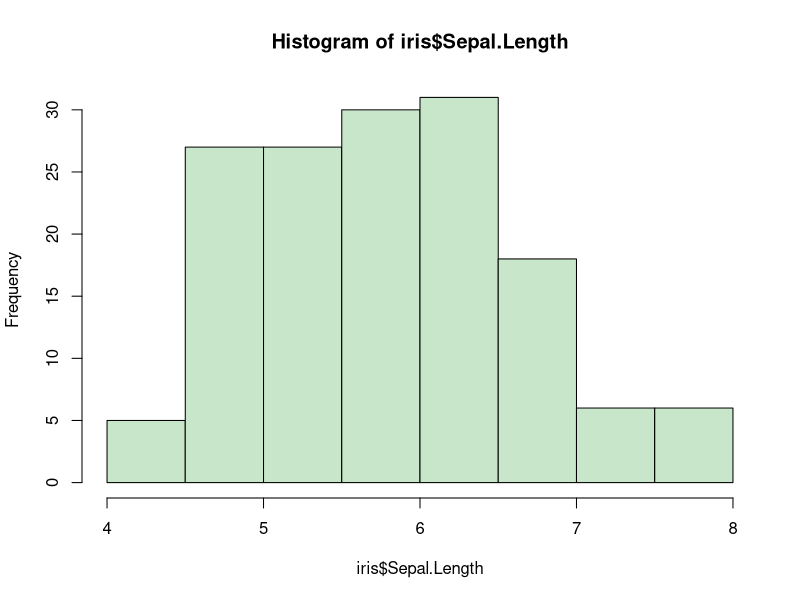
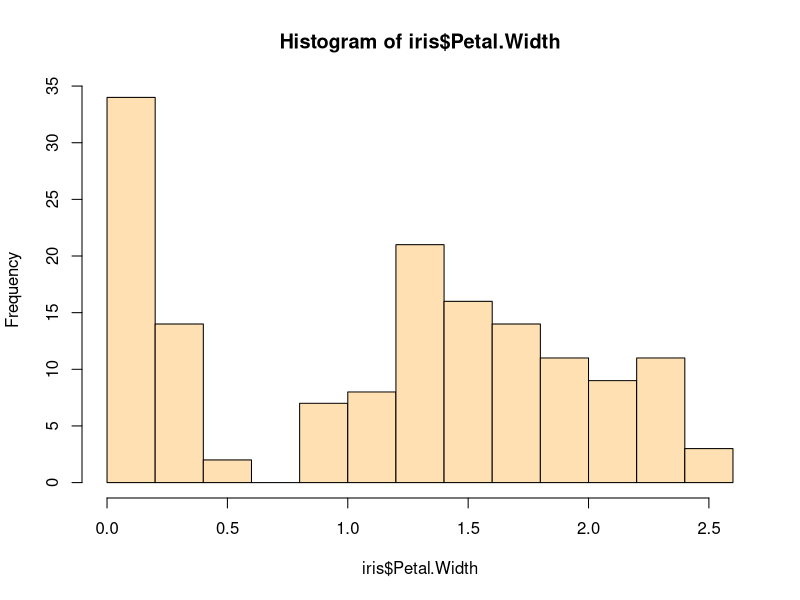
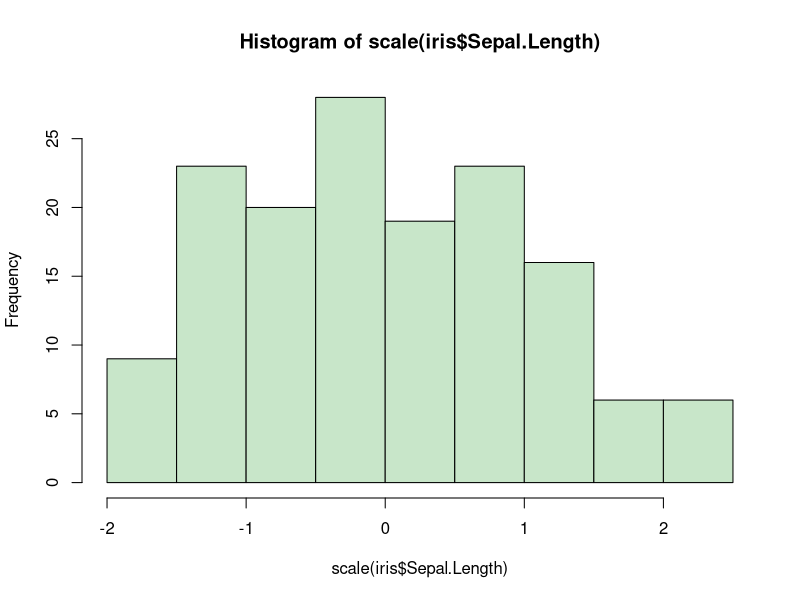
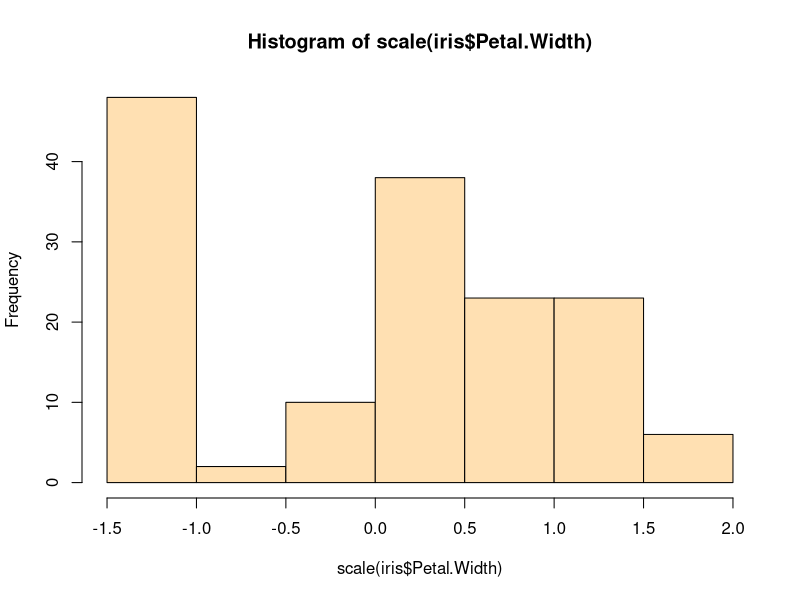

Generate these figures, in order, with R:
## ---- chunk 1
summary(iris)
## ---- chunk 2
hist(iris$Sepal.Length, col = '#C8E6C9')
hist(iris$Petal.Width, col = '#FFE0B2')
## ---- chunk 3
hist(scale(iris$Sepal.Length), col = '#C8E6C9')
hist(scale(iris$Petal.Width), col = '#FFE0B2')
